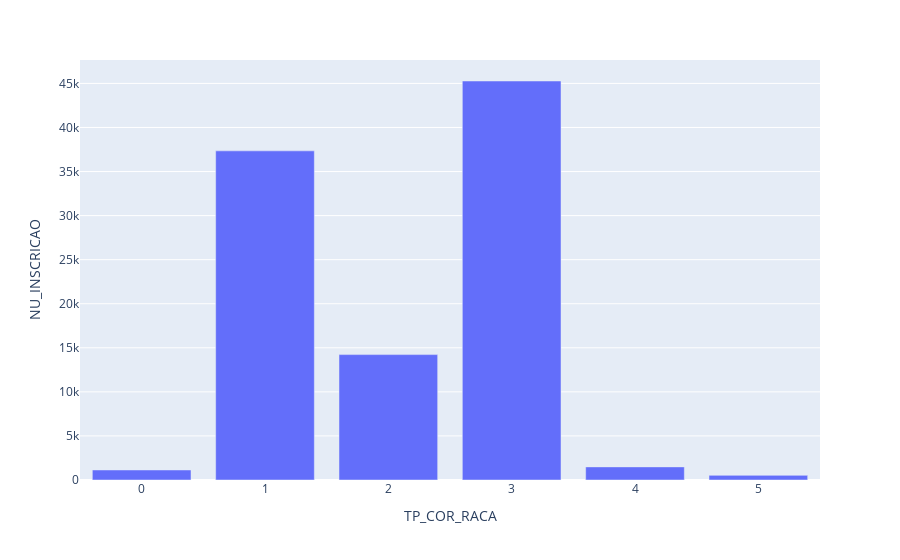

This figure's notebook cell:
### Code cell
microdados_enem_2023.groupby('TP_COR_RACA').count().reset_index().plot.bar(x='TP_COR_RACA', y='NU_INSCRICAO')

### Figure 1 — Plotly figure (JSON) as saved in the notebook; plotly's stock layout.template omitted (floating-point values rounded to 4 significant figures)
{"data": [{"alignmentgroup": "True", "hovertemplate": "TP_COR_RACA=%{x}<br>NU_INSCRICAO=%{y}<extra></extra>", "legendgroup": "", "marker": {"color": "#636efa", "pattern": {"shape": ""}}, "name": "", "offsetgroup": "", "orientation": "v", "showlegend": false, "textposition": "auto", "type": "bar", "x": [0, 1, 2, 3, 4, 5], "xaxis": "x", "y": [1138, 37346, 14229, 45273, 1487, 527], "yaxis": "y"}], "layout": {"autosize": true, "barmode": "relative", "legend": {"tracegroupgap": 0}, "margin": {"t": 60}, "xaxis": {"anchor": "y", "autorange": true, "domain": [0, 1], "range": [-0.5, 5.5], "title": {"text": "TP_COR_RACA"}, "type": "linear"}, "yaxis": {"anchor": "x", "autorange": true, "domain": [0, 1], "range": [0, 47660.0], "title": {"text": "NU_INSCRICAO"}, "type": "linear"}}}
